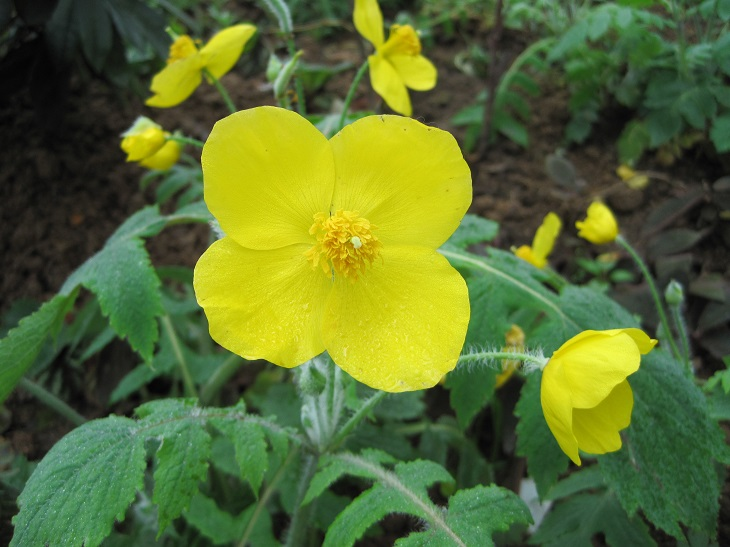
#> input picture Opencv+Tensorflow 入门人工智能图像处理/05图片美化/image0.JPG, 730 x 547 px, found by its file name
$ jupyter execute '01彩色直方图.ipynb'
#> lines starting #> are read from the running program, lines starting #| are printed output that depends on the picture
[cell 1]
import cv2
import numpy as np
def ImageHist(image,type):
    color=(255,255,255)
    windowName='Gray'
    if type==31:
        color=(255,0,0)
        windowName='B Hist'
    elif type==32:
        color=(0,255,0)
        windowName='G Hist'
    elif type==33:
        color=(0,0,255)
        windowName='R Hist'
    # 1 image  2[0]  3 mask None  4 256个灰度值  5 0-255
    hist = cv2.calcHist([image],[0],None,[256],[0.0,255.0])
    #为了归一化
    minV,maxV,minL,maxL=cv2.minMaxLoc(hist)
    histImg=np.zeros([256,256,3],np.uint8)
    for h in range(256):
        intenNormal = int(hist[h]*256/maxV)
        cv2.line(histImg,(h,256),(h,256-intenNormal),color)
    cv2.imshow(windowName,histImg)
    return histImg

img=cv2.imread('image0.jpg',1)
#> img is the input picture: shape (547, 730, 3); mean B, G, R 48.7, 109.6, 90.1
channels=cv2.split(img)
for i in range(0,3):
    ImageHist(channels[i],31+i)
#> this loop made 3 passes
#> (maxV in ImageHist, minL in ImageHist, maxL in ImageHist) on passes 1 to 3: (6211, (0, 204), (0, 41)), (3003, (0, 0), (0, 208)), (5519, (0, 0), (0, 49))
#> pass 1, in ImageHist, `cv2.imshow(windowName,histImg)`:
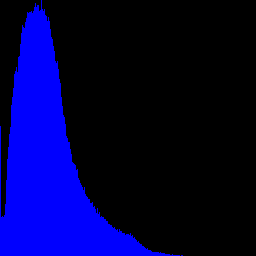
#> window 'B Hist': shape (256, 256, 3); mean B, G, R 63.6, 0, 0
#> pass 2, in ImageHist (call 2), `cv2.imshow(windowName,histImg)`:
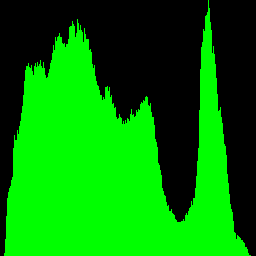
#> window 'G Hist': shape (256, 256, 3); mean B, G, R 0, 132, 0
cv2.waitKey(0)
